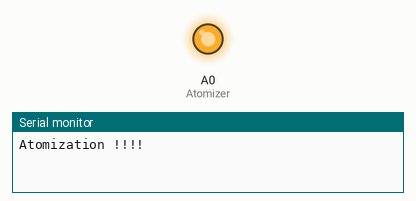
Recording of a sketch running on a simulated Arduino Uno, built with avr-gcc and run on an emulated ATmega328P. Shown: output pins drawn as LEDs (lit = HIGH), the last lines printed to the serial monitor.

Above: at 1.5 s.
At 4.5 s:
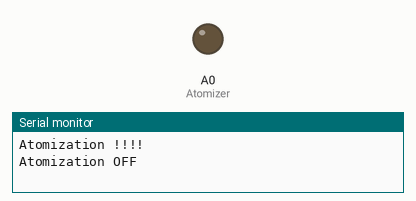
Timing chart, 0 to 7.8 s (numbered marks = the images above):
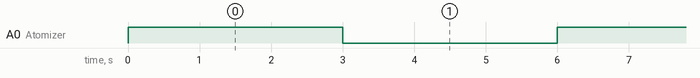

The sketch:

atomi.ino
```cpp
#define Atomizer A0

void setup() {

  Serial.begin(9600);
  pinMode(Atomizer, OUTPUT);

}

void loop() {

Serial.println("Atomization !!!!");
digitalWrite(Atomizer,HIGH);
delay(3000);

Serial.println("Atomization OFF");
digitalWrite(Atomizer,LOW);
delay(3000);

}
```

Measured:
- by itself, A0 (Atomizer): alternates HIGH for 3.0 s and LOW for 3.0 s
